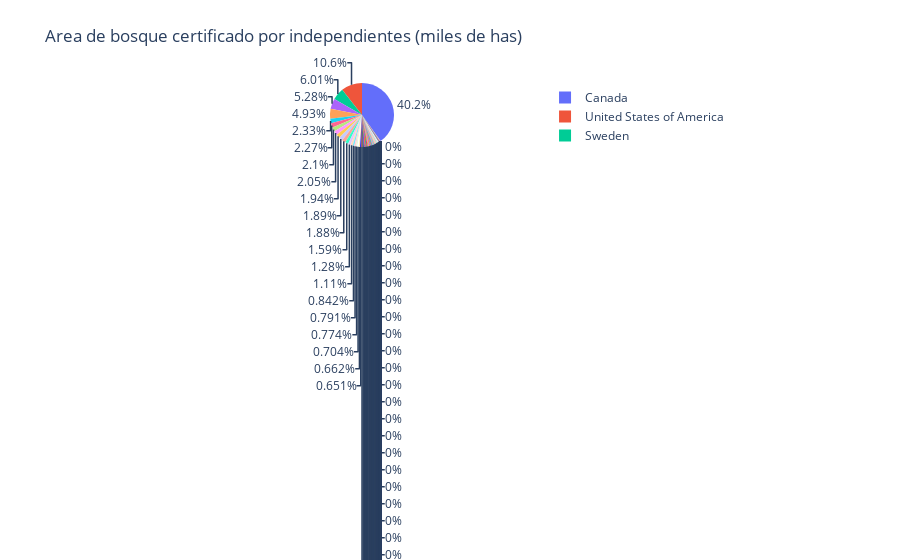

Notebook cell for this chart:
### Code cell
import pandas as pd
import plotly.express as px

bosques_data = pd.read_csv('Data_SDG15.csv', sep=";") # leer los datos
fig = px.pie(bosques_data, values='Forest area certified under an independently verified certification scheme (thousands of hectares)', names='Country', title='Area de bosque certificado por independientes (miles de has)') # crear un diagrama de torta
fig.show() # crear gráfico

### Figure 1 — Plotly figure (JSON) as saved in the notebook; plotly's stock layout.template omitted (floating-point values rounded to 4 significant figures; data arrays with more than 128 entries replaced by an {"elided": "..."} marker saying what was removed)
{"data": [{"domain": {"x": [0, 1], "y": [0, 1]}, "hovertemplate": "Country=%{label}<br>Forest area certified under an independently verified certification scheme (thousands of hectares)=%{value}<extra></extra>", "labels": {"elided": "251 str values"}, "legendgroup": "", "name": "", "showlegend": true, "type": "pie", "values": {"elided": "251 float values"}}], "layout": {"legend": {"tracegroupgap": 0}, "title": {"text": "Area de bosque certificado por independientes (miles de has)"}}}
